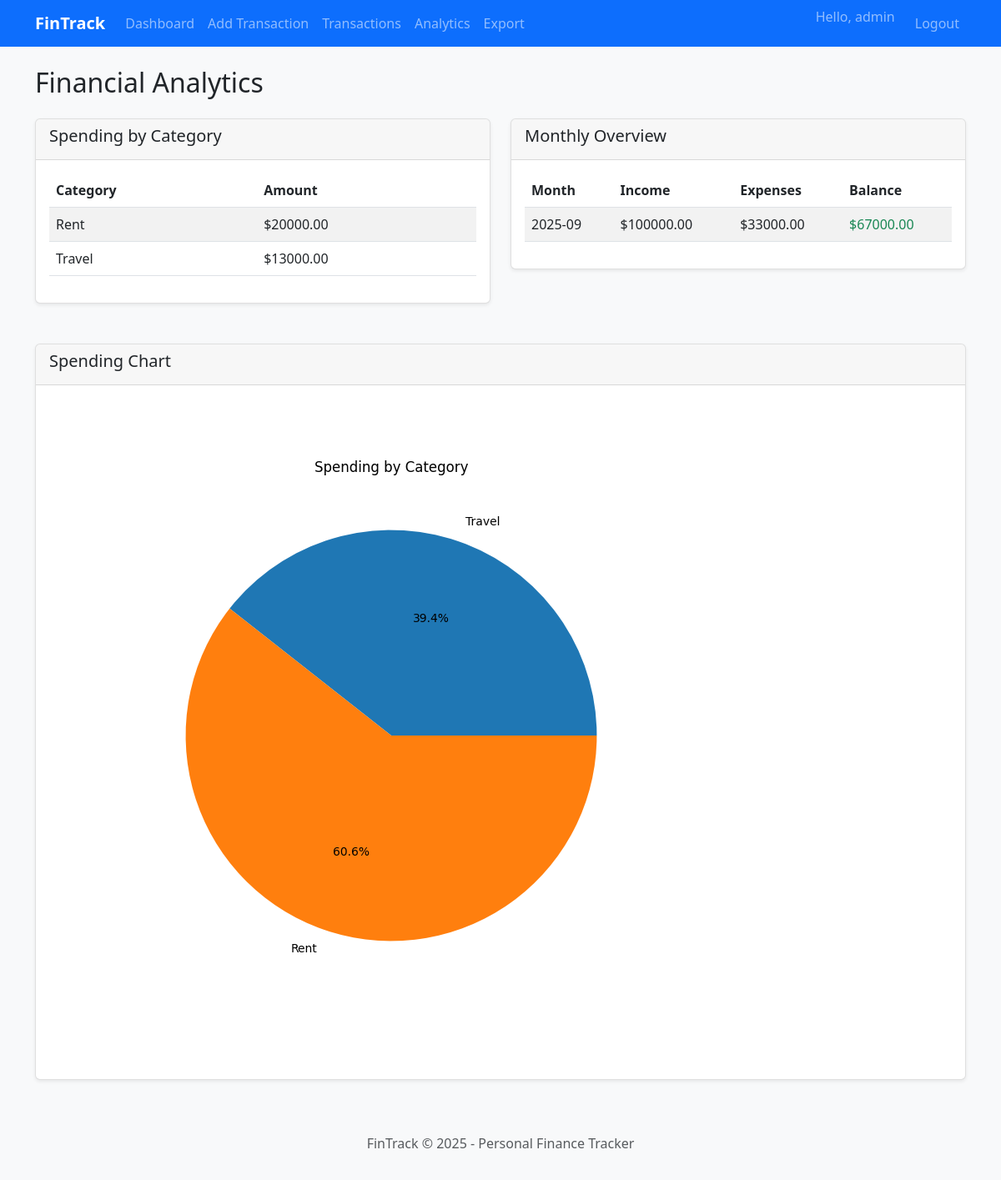
Page /analytics (signed in) on the committed database.
### models.py (models this page shows, shortened)
class User(UserMixin, db.Model):
    id = db.Column(db.Integer, primary_key=True)
    username = db.Column(db.String(64), unique=True, nullable=False)
    email = db.Column(db.String(120), unique=True, nullable=False)
    password_hash = db.Column(db.String(128))
    created_at = db.Column(db.DateTime, default=datetime.utcnow)
    transactions = db.relationship('Transaction', backref='user', lazy=True)
    categories = db.relationship('Category', backref='user', lazy=True)

class Category(db.Model):
    id = db.Column(db.Integer, primary_key=True)
    name = db.Column(db.String(50), nullable=False)
    type = db.Column(db.String(10), nullable=False)  # 'income' or 'expense'
    user_id = db.Column(db.Integer, db.ForeignKey('user.id'), nullable=False)
    transactions = db.relationship('Transaction', backref='category_rel', lazy=True)

### app.py (the view)
@app.route('/analytics')
@login_required
def analytics():
    analytics_data = generate_analytics_data(current_user.id)
    chart_path = create_spending_chart(current_user.id)
    return render_template('analytics.html',
                         analytics=analytics_data,
                         chart_path=chart_path)

### app.py (called while the page is built)
@login_manager.user_loader
@login_manager.user_loader
def load_user(user_id):
    try:
        return User.query.get(int(user_id))
    except (ValueError, TypeError):
        return None

@app.context_processor
def inject_template_vars():
    return {
        'current_year': datetime.now().year,
        'now': datetime.now()
    }

### templates/analytics.html
{% extends "base.html" %}
{% block content %}
<div class="row">
    <div class="col-12">
        <h2 class="mb-4">Financial Analytics</h2>
        <div class="row">
            <div class="col-md-6 mb-4">
                <div class="card">
                    <div class="card-header">
                        <h5>Spending by Category</h5>
                    </div>
                    <div class="card-body">
                        {% if analytics.category_spending %}
                        <div class="table-responsive">
                            <table class="table table-striped">
                                <thead>
                                    <tr>
                                        <th>Category</th>
                                        <th>Amount</th>
                                    </tr>
                                </thead>
                                <tbody>
                                    {% for category, amount in analytics.category_spending.items() %}
                                    <tr>
                                        <td>{{ category }}</td>
                                        <td>${{ "%.2f"|format(amount) }}</td>
                                    </tr>
                                    {% endfor %}
                                </tbody>
                            </table>
                        </div>
                        {% else %}
                        <p class="text-center">No spending data available</p>
                        {% endif %}
                    </div>
                </div>
            </div>
            <div class="col-md-6 mb-4">
                <div class="card">
                    <div class="card-header">
                        <h5>Monthly Overview</h5>
                    </div>
                    <div class="card-body">
                        {% if analytics.monthly_spending %}
                        <div class="table-responsive">
                            <table class="table table-striped">
                                <thead>
                                    <tr>
                                        <th>Month</th>
                                        <th>Income</th>
                                        <th>Expenses</th>
                                        <th>Balance</th>
                                    </tr>
                                </thead>
                                <tbody>
                                    {% for month in analytics.monthly_spending.keys()|sort(reverse=true) %}
                                    <tr>
                                        <td>{{ month }}</td>
                                        <td>${{ "%.2f"|format(analytics.monthly_income.get(month, 0)) }}</td>
                                        <td>${{ "%.2f"|format(analytics.monthly_spending.get(month, 0)) }}</td>
                                        <td class="{{ 'text-success' if analytics.monthly_income.get(month, 0) - analytics.monthly_spending.get(month, 0) >= 0 else 'text-danger' }}">
                                            ${{ "%.2f"|format(analytics.monthly_income.get(month, 0) - analytics.monthly_spending.get(month, 0)) }}
                                        </td>
                                    </tr>
                                    {% endfor %}
                                </tbody>
                            </table>
                        </div>
                        {% else %}
                        <p class="text-center">No monthly data available</p>
                        {% endif %}
                    </div>
                </div>
            </div>
        </div>
        <div class="row mt-4">
            <div class="col-12">
                <div class="card">
                    <div class="card-header">
                        <h5>Spending Chart</h5>
                    </div>
                    <div class="card-body">
                        {% if chart_path %}
                        <img src="{{ url_for('static', filename='charts/chart_' ~ current_user.id ~ '.png') }}" class="img-fluid" alt="Spending Chart">
                        {% else %}
                        <p class="text-center">No data available for chart</p>
                        {% endif %}
                    </div>
                </div>
            </div>
        </div>
    </div>
</div>
{% endblock %}

### templates/base.html (shortened to what this page needs)
<!DOCTYPE html>
<html lang="en">
<head>
    <link href="https://cdn.jsdelivr.net/npm/bootstrap@5.3.0/dist/css/bootstrap.min.css" rel="stylesheet">
    <link rel="stylesheet" href="{{ url_for('static', filename='css/style.css') }}">
</head>
<body>
    <nav class="navbar navbar-expand-lg navbar-dark bg-primary">
        <div class="container">
            <a class="navbar-brand" href="{{ url_for('index') }}">FinTrack</a>
            <div class="collapse navbar-collapse" id="navbarNav">
                <ul class="navbar-nav me-auto">
                    {% if current_user.is_authenticated %}
                    <li class="nav-item">
                        <a class="nav-link" href="{{ url_for('dashboard') }}">Dashboard</a>
                    </li>
                    <li class="nav-item">
                        <a class="nav-link" href="{{ url_for('add_transaction') }}">Add Transaction</a>
                    </li>
                    <li class="nav-item">
                        <a class="nav-link" href="{{ url_for('transactions') }}">Transactions</a>
                    </li>
                    <li class="nav-item">
                        <a class="nav-link" href="{{ url_for('analytics') }}">Analytics</a>
                    </li>
                    <li class="nav-item">
                        <a class="nav-link" href="{{ url_for('export') }}">Export</a>
                    </li>
                    {% endif %}
                </ul>
                <ul class="navbar-nav">
                    {% if current_user.is_authenticated %}
                    <li class="nav-item">
                        <span class="navbar-text me-3">Hello, {{ current_user.username }}</span>
                    </li>
                    <li class="nav-item">
                        <a class="nav-link" href="{{ url_for('logout') }}">Logout</a>
                    </li>
                    {% endif %}
                </ul>
            </div>
        </div>
    </nav>
    <div class="container mt-4">
        {% block content %}{% endblock %}
    </div>
    <footer class="bg-light text-center text-muted py-3 mt-5">
        <div class="container">
            <p>FinTrack &copy; <span id="current-year"></span> - Personal Finance Tracker</p>
        </div>
    </footer>
</body>
</html>

### static/css/style.css (style rules this page uses)
body { background-color: #f8f9fa; }
.card { box-shadow: 0 0.125rem 0.25rem rgba(0, 0, 0, 0.075); border: 1px solid rgba(0, 0, 0, 0.125); }
.card-header { background-color: rgba(0, 0, 0, 0.03); border-bottom: 1px solid rgba(0, 0, 0, 0.125); }
.navbar-brand { font-weight: bold; }
.table th { border-top: none; }

### rows in the picture
User: username "admin"
Category: name "Rent", amount "20000.00"
Category: name "Travel", amount "13000.00"

### other values in the picture
{{ month }} "2025-09"
{{ "%.2f"|format(analytics.monthly_income.get(month, 0)) }} "100000.00"
{{ "%.2f"|format(analytics.monthly_spending.get(month, 0)) }} "33000.00"
